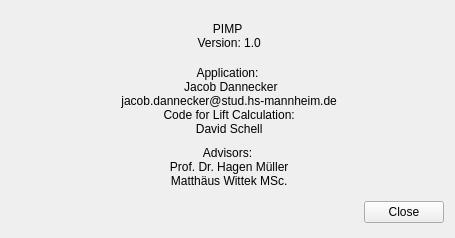
<?xml version="1.0" encoding="UTF-8"?>
<ui version="4.0">
 <class>AboutDialog</class>
 <widget class="QWidget" name="AboutDialog">
  <property name="windowModality">
   <enum>Qt::ApplicationModal</enum>
  </property>
  <property name="geometry">
   <rect>
    <x>0</x>
    <y>0</y>
    <width>455</width>
    <height>238</height>
   </rect>
  </property>
  <property name="windowTitle">
   <string>About</string>
  </property>
  <layout class="QVBoxLayout" name="verticalLayout_2">
   <item>
    <layout class="QVBoxLayout" name="verticalLayout">
     <item>
      <widget class="QLabel" name="verison_label">
       <property name="text">
        <string>PIMP 
 Version: 1.0</string>
       </property>
       <property name="alignment">
        <set>Qt::AlignCenter</set>
       </property>
      </widget>
     </item>
     <item>
      <widget class="QLabel" name="author_label">
       <property name="text">
        <string>Application: 
  Jacob Dannecker 
 jacob.dannecker@stud.hs-mannheim.de
 Code for Lift Calculation:
 David Schell</string>
       </property>
       <property name="alignment">
        <set>Qt::AlignCenter</set>
       </property>
      </widget>
     </item>
     <item>
      <widget class="QLabel" name="prof_label_2">
       <property name="text">
        <string>Advisors: 
 Prof. Dr. Hagen Müller 
 Matthäus Wittek MSc.</string>
       </property>
       <property name="alignment">
        <set>Qt::AlignCenter</set>
       </property>
      </widget>
     </item>
     <item>
      <widget class="QDialogButtonBox" name="button_box">
       <property name="enabled">
        <bool>true</bool>
       </property>
       <property name="minimumSize">
        <size>
         <width>100</width>
         <height>30</height>
        </size>
       </property>
       <property name="standardButtons">
        <set>QDialogButtonBox::Close</set>
       </property>
      </widget>
     </item>
    </layout>
   </item>
  </layout>
 </widget>
 <resources/>
 <connections/>
</ui>
